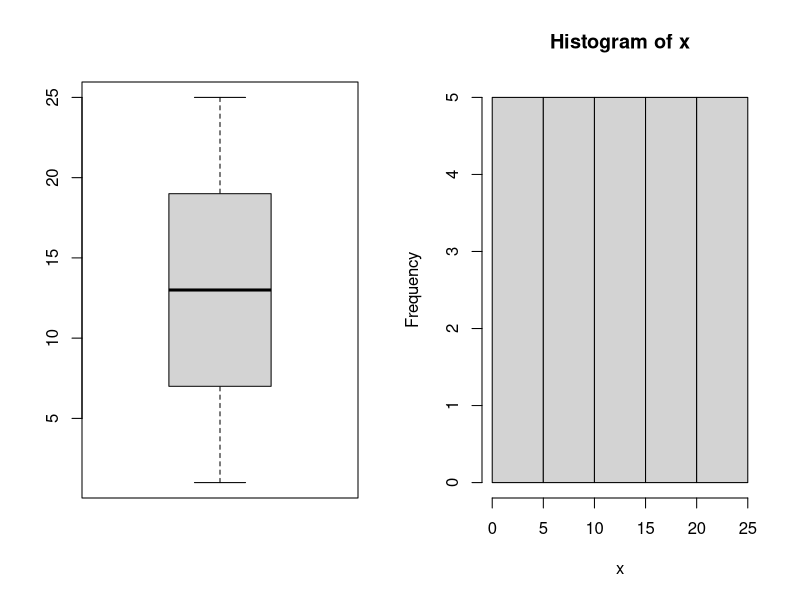

Write the R code that produced this figure.
## ---- chunk 1
knitr::opts_chunk$set(echo = TRUE)
## ---- chunk 2
5+3
5/3
5^3
5**3
5%%3
5%/%3
1:10
seq(1, 10, 2)
seq(1, 10, length.out = 6)
abs(-2)
exp(10)
log(2)
log2(2)
log(10)
log10(10)

## ---- chunk 3
round(125.78253)
round(125.78253, digits = -2)
round(83524587, digits = -3)
signif(125.78253, digits = 2)
signif(83524587, digits = 5)
floor(125.78253)
ceiling(125.78253)
trunc(125.78253)
## ---- chunk 4
x <- 1:25
print(x)
mean(x)
var(x)
median(x)
quantile(x, c(0.1, 0.5, 0.7))
x <- c(1:25, NA)
summary(x)
mean(x, na.rm = TRUE)
var(x, na.rm = TRUE)
median(x, na.rm = TRUE)
quantile(x, 0.5, na.rm = TRUE)
par(mfrow = c(1, 2))
boxplot(x)
hist(x)
## ---- chunk 5
vt1 <- c(1:5)
print(vt1)
vt2 <- c(3:6)
print(vt2)
vt2 <- c(vt2, vt1)
print(vt2)
length(vt2)
vt1[-2]
vt2[-c(3:6)]
rep(3, 12)
rep(seq(2, 10, 2), 2)
rep(seq(2, 10, 2), rep(3, 5))


colors <- c("red", "yellow", "BLUE")
more.colors <- c(colors, "green", "cyan")
more.colors
substr(more.colors, 1, 3)
grep("y", more.colors)

y.in.V <- grep("y", more.colors)
more.colors[y.in.V]

paste(colors, "line", sep = "" )
paste("I like", colors, collapse = "; ")

## ---- chunk 6
A <- c(T, T, F, T, F); B <- c(3, 1, 5, 4, 7)
A
B[A]
B[!A]
sum(A)

## ---- chunk 7
a <- 1:5; b <- 6:10;
c <- 11:15; d <- 16:20
M1 <- rbind(a,b,c,d)
M1
dim(M1)
colnames(M1) <- c("V1", "V2", "V3", "V4", "V5")
M1

M1[2, 4]; M1[4, 4];M1[c(2, 4), c(3, 5)]
M1[, 4]; M1[4, ];M1[c(2, 4), ]

M2 <- cbind(a, b, c, d)
M2
dim(M2)

X <- 1:20
matrix(X, nrow = 4, ncol = 5)
matrix(X, nrow = 5, ncol = 4)
matrix(X, nrow = 4, ncol = 5, byrow = TRUE)
matrix(X, nrow = 5, ncol = 4, byrow = TRUE)

## ---- chunk 8
colors <- c("red", "yellow", "blue")
numbers <- c(1, 2, 3)
colors.and.numbers <- data.frame(colors, numbers, more.numbers = c(4, 5, 6))
colors.and.numbers

data2 <- data.frame(colors, numbers, more.numbers = c(4, 5, 6),
stringsAsFactors = FALSE)
data2 <- rbind(data2, c("black", 7, 8))
data2
